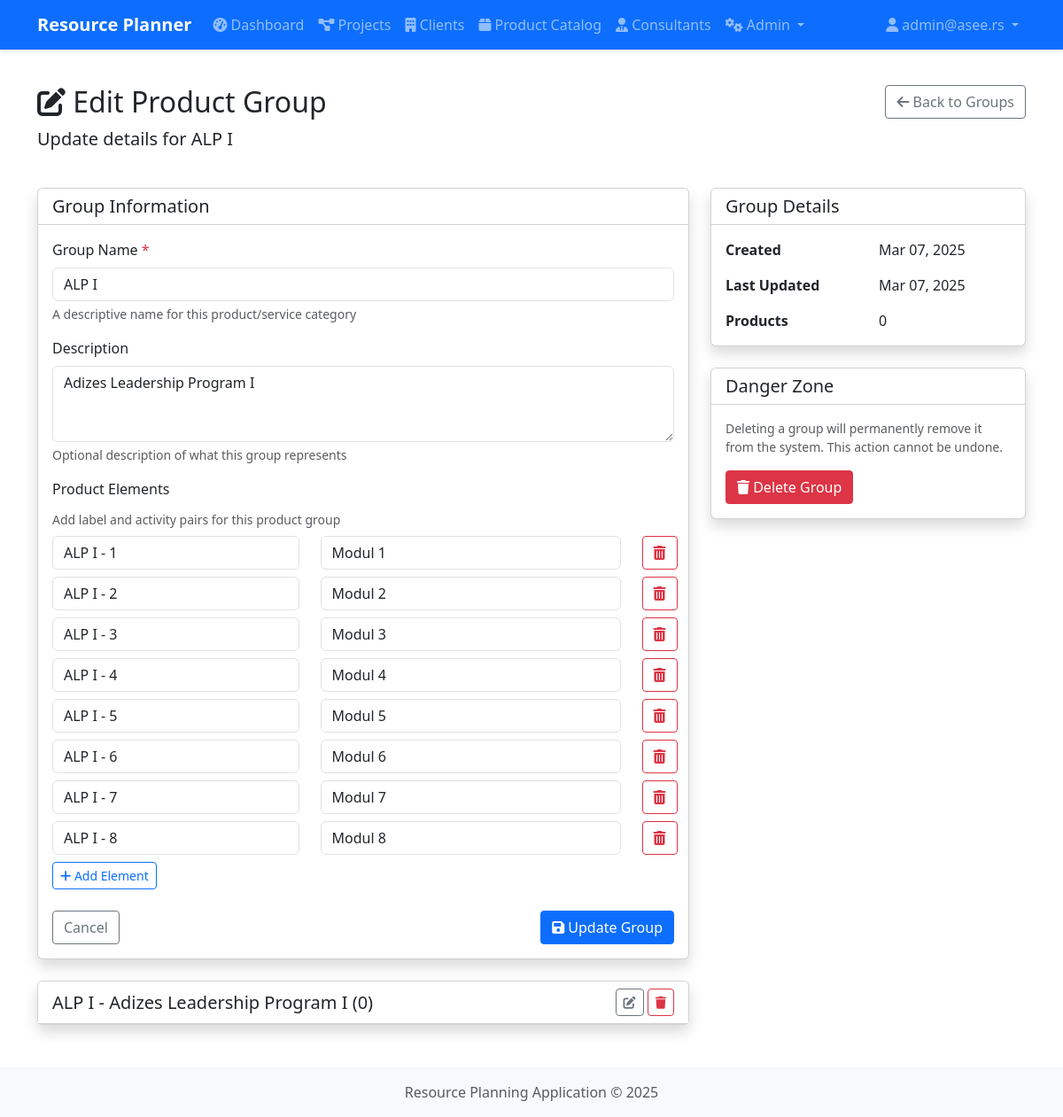
Screenshot of /catalog/groups/group/1 (signed in) with the database file from the repository.
### app/models.py (models this page shows, shortened)
class User(db.Model, UserMixin):
    __tablename__ = 'users'
    id = db.Column(db.Integer, primary_key=True)
    username = db.Column(db.String(80), unique=True, nullable=False)
    email = db.Column(db.String(120), unique=True, nullable=False)
    password_hash = db.Column(db.String(128))
    first_name = db.Column(db.String(50))
    last_name = db.Column(db.String(50))
    created_at = db.Column(db.DateTime, default=datetime.utcnow)
    is_active = db.Column(db.Boolean, default=True)
    updated_at = db.Column(db.DateTime, default=datetime.utcnow, onupdate=datetime.utcnow)
    consultants = db.relationship('Consultant', backref='user', lazy=True)
    roles = db.relationship('Role', secondary='user_roles', backref=db.backref('users', lazy=True))

class ProductGroup(db.Model):
    __tablename__ = 'product_groups'
    id = db.Column(db.Integer, primary_key=True)
    name = db.Column(db.String(100), nullable=False)
    description = db.Column(db.Text)
    created_at = db.Column(db.DateTime, default=datetime.utcnow)
    updated_at = db.Column(db.DateTime, default=datetime.utcnow, onupdate=datetime.utcnow)
    products = db.relationship('ProductService', backref='group', lazy=True)
    elements = db.relationship('ProductElement', backref='group', lazy=True, cascade='all, delete-orphan')

class ProductElement(db.Model):
    __tablename__ = 'product_elements'
    id = db.Column(db.Integer, primary_key=True)
    label = db.Column(db.String(100), nullable=False)
    activity = db.Column(db.String(255), nullable=False)
    group_id = db.Column(db.Integer, db.ForeignKey('product_groups.id', ondelete='CASCADE'), nullable=False)
    created_at = db.Column(db.DateTime, default=datetime.utcnow)
    updated_at = db.Column(db.DateTime, default=datetime.utcnow, onupdate=datetime.utcnow)

### app/routes/catalog.py (the view, shortened to what this page needs)
@catalog_bp.route('/groups/group/<int:group_id>', methods=['GET', 'POST'])
@catalog_bp.route('/groups/group/new', methods=['GET', 'POST'])
@login_required
@manager_required
def manage_group(group_id=None):
    group = ProductGroup.query.get_or_404(group_id) if group_id else None
    products = []
    elements = []
    if group:
        products = ProductService.query.filter_by(group_id=group.id).all()
        elements = ProductElement.query.filter_by(group_id=group.id).all()
    return render_template('catalog/group_form.html', group=group, products=products, elements=elements)

### app/routes/catalog.py (called while the page is built)
def user_has_role(user, role_name):
    return utils_user_has_role(user, role_name)

def manager_required(f):
    @wraps(f)
    def decorated_function(*args, **kwargs):
        if not current_user.is_authenticated or not (user_has_role(current_user, 'Admin') or user_has_role(current_user, 'Manager') or current_user.username == 'admin'):
            flash('You do not have permission to access this page.', 'danger')
            return redirect(url_for('catalog.list_products'))
        return f(*args, **kwargs)
    return decorated_function

### app/utils.py (called while the page is built, shortened)
def user_has_role(user, role_name):
    if not user or not user.is_authenticated:
        return False
    try:
        role = Role.query.filter_by(name=role_name).first()
        if role and role in user.roles:
            return True
    except SQLAlchemyError as e:
        current_app.logger.error(f"Error checking role {role_name} for user {user.username}: {str(e)}")
        if role_name == 'Admin' and user.username == 'admin':
            return True
    return False

### app/templates/catalog/group_form.html (shortened to what this page needs)
{% extends 'base.html' %}
{% block content %}
<div class="row mb-4">
    <div class="col">
        <h1 class="h2">
            <i class="fas fa-{{ 'edit' if group else 'plus-circle' }}"></i> {{ 'Edit' if group else 'Create' }} Product Group
        </h1>
        <p class="lead">{% if group %}Update details for {{ group.name }}{% else %}Add a new category for products and services{% endif %}</p>
    </div>
    <div class="col-auto">
        <a href="{{ url_for('catalog.list_groups') }}" class="btn btn-outline-secondary">
            <i class="fas fa-arrow-left"></i> Back to Groups
        </a>
    </div>
</div>
<div class="row">
    <div class="col-md-8">
        <div class="card shadow mb-4">
            <div class="card-header bg-white">
                <h5 class="mb-0">Group Information</h5>
            </div>
            <div class="card-body">
                <form method="POST" action="{{ url_for('catalog.manage_group', group_id=group.id) if group else url_for('catalog.manage_group') }}">
                    <div class="mb-3">
                        <label for="name" class="form-label">Group Name <span class="text-danger">*</span></label>
                        <input type="text" class="form-control" id="name" name="name" value="{{ group.name if group else '' }}" required>
                        <div class="form-text">A descriptive name for this product/service category</div>
                    </div>
                    <div class="mb-3">
                        <label for="description" class="form-label">Description</label>
                        <textarea class="form-control" id="description" name="description" rows="3">{{ group.description if group else '' }}</textarea>
                        <div class="form-text">Optional description of what this group represents</div>
                    </div>
                    <div class="mb-4">
                        <label class="form-label">Product Elements</label>
                        <div class="form-text mb-2">Add label and activity pairs for this product group</div>
                        <div id="elementsContainer">
                            {% if elements %}
                                {% for element in elements %}
                                <div class="row mb-2 element-row">
                                    <div class="col-5">
                                        <input type="text" class="form-control" name="element_label[]" placeholder="Label" value="{{ element.label }}">
                                    </div>
                                    <div class="col-6">
                                        <input type="text" class="form-control" name="element_activity[]" placeholder="Activity" value="{{ element.activity }}">
                                    </div>
                                    <div class="col-1">
                                        <button type="button" class="btn btn-outline-danger delete-element">
                                            <i class="fas fa-trash-alt"></i>
                                        </button>
                                    </div>
                                </div>
                                {% endfor %}
                            {% endif %}
                        </div>
                        <div class="mt-2">
                            <button type="button" id="addElementBtn" class="btn btn-sm btn-outline-primary">
                                <i class="fas fa-plus"></i> Add Element
                            </button>
                        </div>
                    </div>
                    <div class="d-flex justify-content-between mt-4">
                        <a href="{{ url_for('catalog.list_groups') }}" class="btn btn-outline-secondary">
                            Cancel
                        </a>
                        <button type="submit" class="btn btn-primary">
                            <i class="fas fa-save"></i> {{ 'Update' if group else 'Create' }} Group
                        </button>
                    </div>
                </form>
            </div>
        </div>
        {% if group %}
        <div class="card shadow">
            <div class="card-header bg-white d-flex justify-content-between align-items-center">
                <h5 class="mb-0" data-toggle="collapse" data-target="#group-{{ group.id }}-details" aria-expanded="false" aria-controls="group-{{ group.id }}-details">
                    {{ group.name }} - {{ group.description }} ({{ group.products|length }})
                </h5>
                <div>
                    <button class="btn btn-outline-secondary btn-sm" data-toggle="collapse" data-target="#group-{{ group.id }}-details" aria-expanded="false" aria-controls="group-{{ group.id }}-details">
                        <i class="fas fa-edit"></i>
                    </button>
                    <button class="btn btn-outline-danger btn-sm" data-bs-toggle="modal" data-bs-target="#deleteGroupModal">
                        <i class="fas fa-trash"></i>
                    </button>
                </div>
            </div>
        </div>
        {% endif %}
    </div>
    {% if not group %}
    <div class="col-md-4">
        <div class="card shadow">
            <div class="card-header bg-white">
                <h5 class="mb-0">About Product Groups</h5>
            </div>
            <div class="card-body">
                <p>Product groups help you organize your catalog items into logical categories.</p>
                <p>Examples of product groups might include:</p>
                <ul>
                    <li>Software Licenses</li>
                    <li>Hardware</li>
                    <li>Consulting Services</li>
                    <li>Training</li>
                    <li>Support Services</li>
                </ul>
                <p class="mb-0">After creating a group, you can assign products and services to it.</p>
            </div>
        </div>
    </div>
    {% else %}
    <div class="col-md-4">
        <div class="card shadow mb-4">
            <div class="card-header bg-white">
                <h5 class="mb-0">Group Details</h5>
            </div>
            <div class="card-body">
                <div class="row mb-3">
                    <div class="col-6 fw-bold">Created</div>
                    <div class="col-6">{{ group.created_at.strftime('%b %d, %Y') }}</div>
                </div>
                <div class="row mb-3">
                    <div class="col-6 fw-bold">Last Updated</div>
                    <div class="col-6">{{ group.updated_at.strftime('%b %d, %Y') }}</div>
                </div>
                <div class="row">
                    <div class="col-6 fw-bold">Products</div>
                    <div class="col-6">{{ group.products|length }}</div>
                </div>
            </div>
        </div>
        <div class="card shadow">
            <div class="card-header bg-white">
                <h5 class="mb-0">Danger Zone</h5>
            </div>
            <div class="card-body">
                <p class="text-muted small">Deleting a group will permanently remove it from the system. This action cannot be undone.</p>
                {% if group.products|length > 0 %}
                <div class="alert alert-warning">
                    <i class="fas fa-exclamation-triangle"></i> This group has {{ group.products|length }} associated product(s) and cannot be deleted.
                </div>
                {% else %}
                <button type="button" class="btn btn-danger" data-bs-toggle="modal" data-bs-target="#deleteGroupModal">
                    <i class="fas fa-trash"></i> Delete Group
                </button>
                {% endif %}
            </div>
        </div>
    </div>
    {% endif %}
</div>
{% endblock %}

### app/templates/base.html (shortened to what this page needs)
<!DOCTYPE html>
<html lang="en">
<head>
    <link href="https://cdn.jsdelivr.net/npm/bootstrap@5.3.0-alpha1/dist/css/bootstrap.min.css" rel="stylesheet">
    <link rel="stylesheet" href="https://cdnjs.cloudflare.com/ajax/libs/font-awesome/6.0.0/css/all.min.css">
    <link rel="stylesheet" href="{{ url_for('static', filename='css/style.css') }}">
</head>
<body>
    <nav class="navbar navbar-expand-lg navbar-dark bg-primary">
        <div class="container">
            <a class="navbar-brand" href="{{ url_for('index') }}">Resource Planner</a>
            <div class="collapse navbar-collapse" id="navbarNav">
                {% if current_user.is_authenticated %}
                <ul class="navbar-nav me-auto">
                    <li class="nav-item">
                        <a class="nav-link" href="{{ url_for('admin.dashboard') }}">
                            <i class="fas fa-tachometer-alt"></i> Dashboard
                        </a>
                    </li>
                    <li class="nav-item">
                        <a class="nav-link" href="{{ url_for('projects.list_projects') }}">
                            <i class="fas fa-project-diagram"></i> Projects
                        </a>
                    </li>
                    <li class="nav-item">
                        <a class="nav-link" href="{{ url_for('clients.list_clients') }}">
                            <i class="fas fa-building"></i> Clients
                        </a>
                    </li>
                    <li class="nav-item">
                        <a class="nav-link" href="{{ url_for('catalog.list_products') }}">
                            <i class="fas fa-box"></i> Product Catalog
                        </a>
                    </li>
                    <li class="nav-item">
                        <a class="nav-link" href="{{ url_for('consultants.list_consultants') }}">
                            <i class="fas fa-user-tie"></i> Consultants
                        </a>
                    </li>
                    {% if 'Admin' in current_user.roles|map(attribute='name') or 'Manager' in current_user.roles|map(attribute='name') %}
                    <li class="nav-item dropdown">
                        <a class="nav-link dropdown-toggle" href="#" id="adminDropdown" role="button" data-bs-toggle="dropdown" aria-expanded="false">
                            <i class="fas fa-cogs"></i> Admin
                        </a>
                    </li>
                    {% endif %}
                </ul>
                <ul class="navbar-nav">
                    <li class="nav-item dropdown">
                        <a class="nav-link dropdown-toggle" href="#" id="userDropdown" role="button" data-bs-toggle="dropdown" aria-expanded="false">
                            <i class="fas fa-user"></i> {{ current_user.username }}
                        </a>
                    </li>
                </ul>
                {% endif %}
            </div>
        </div>
    </nav>
    <div class="container mt-4">
        {% block content %}{% endblock %}
    </div>
    <footer class="footer mt-5 py-3 bg-light">
        <div class="container text-center">
            <span class="text-muted">Resource Planning Application &copy; {{ now.year }}</span>
        </div>
    </footer>
</body>
</html>

### app/static/css/style.css (style rules this page uses)
body { min-height: 100vh; display: flex; flex-direction: column; }
.footer { margin-top: auto; }
.card { transition: transform 0.3s ease; box-shadow: 0 4px 6px rgba(0, 0, 0, 0.1); }
.btn { border-radius: 0.25rem; }
.navbar { box-shadow: 0 2px 4px rgba(0, 0, 0, 0.1); }
.navbar-brand { font-weight: bold; }

### rows the page displays
User: username "admin@asee.rs"
ProductGroup: name "ALP I", description "Adizes Leadership Program I", created_at "Mar 07, 2025", updated_at "Mar 07, 2025"
ProductElement: label "ALP I - 1", activity "Modul 1"
ProductElement: label "ALP I - 2", activity "Modul 2"
ProductElement: label "ALP I - 3", activity "Modul 3"
ProductElement: label "ALP I - 4", activity "Modul 4"
ProductElement: label "ALP I - 5", activity "Modul 5"
ProductElement: label "ALP I - 6", activity "Modul 6"
ProductElement: label "ALP I - 7", activity "Modul 7"
ProductElement: label "ALP I - 8", activity "Modul 8"

### other values shown
{{ 'Edit' if group else 'Create' }} "Edit"
{{ 'Update' if group else 'Create' }} "Update"
{{ group.products|length }} "0"
